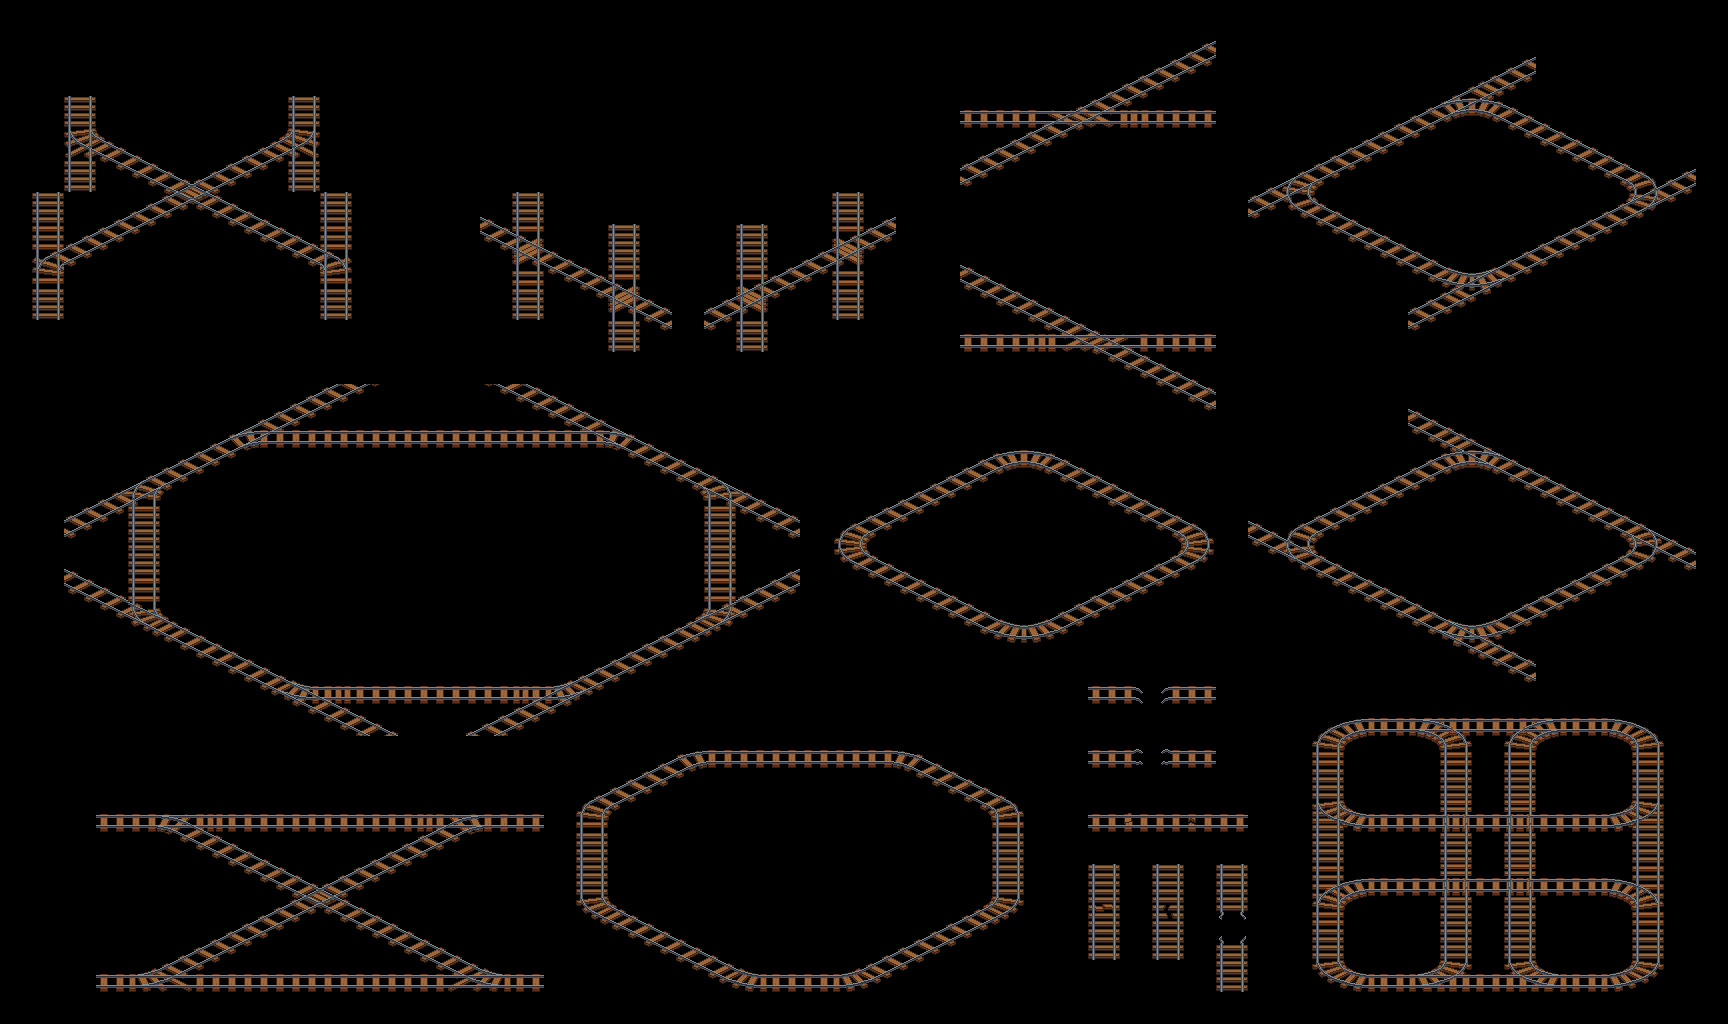

Rendered tile map (Tiled .tmx) drawn with the repository's tilesets; below, a short description and the map source with its tile grids summarised:
An orthogonal 54x32 tile map with 32x32 px tiles, 3 tile layers (Sleepers Only, Rails Only, Rails and Tracks), 3 tilesets.

<map version="1.0" orientation="orthogonal" width="54" height="32" tilewidth="32" tileheight="32">
 <tileset firstgid="1" name="lpc-mine-cart-tracks-angles" tilewidth="32" tileheight="32">
  <image source="lpc-mine-cart-tracks-angles.png" width="512" height="512" />
 </tileset>
 <tileset firstgid="257" name="lpc-mine-cart-tracks-angles-rails-only" tilewidth="32" tileheight="32">
  <image source="lpc-mine-cart-tracks-angles-rails-only.png" width="512" height="512" />
 </tileset>
 <tileset firstgid="513" name="lpc-mine-cart-tracks-angles-sleepers-only" tilewidth="32" tileheight="32">
  <image source="lpc-mine-cart-tracks-angles-sleepers-only.png" width="512" height="512" />
 </tileset>
 <layer name="Sleepers Only" width="54" height="32">
  <data>[1728 cells, 545 non-empty, 183 distinct tile ids]</data>
 </layer>
 <layer name="Rails Only" width="54" height="32">
  <data>[1728 cells, 545 non-empty, 183 distinct tile ids]</data>
 </layer>
 <layer name="Rails and Tracks" width="54" height="32">
  <data>[1728 cells, 545 non-empty, 183 distinct tile ids]</data>
 </layer>
</map>
